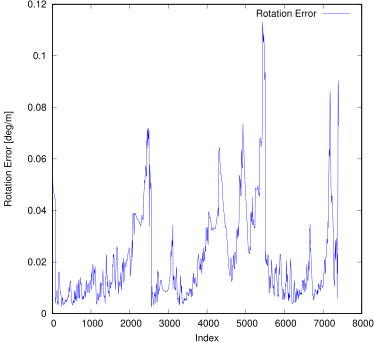

Recreate this plot in gnuplot.
set term postscript eps enhanced color
set output "11_ri.eps"
set size ratio 1
set yrange [0:*]
set xlabel "Index"
set ylabel "Rotation Error [deg/m]"
plot "11_ri.txt" using 1:($2*57.3) title 'Rotation Error' lc rgb "#0000FF" pt 2 w lines
